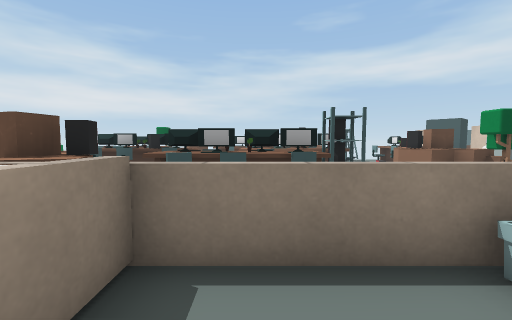
view 1 (above)

24 first-person views from a walk through a 3-D level made in the Unity game engine. The camera is 1.2 m above the floor, tilts 4° down and sees 90° across. Doors are open. The floor is counted in squares, 1 m on a side. Each view is taken from the middle of a square. On the plan, view 1 faces up. The plan holds only what a view shows up to about 12 squares ahead; the rest is blank. The player character is not drawn. Some animated figures are left out. Some surface patterns are stand-ins.

view 2
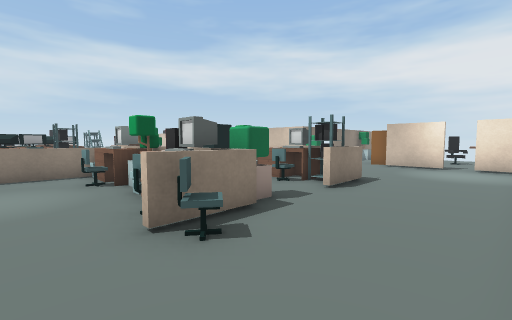

view 3
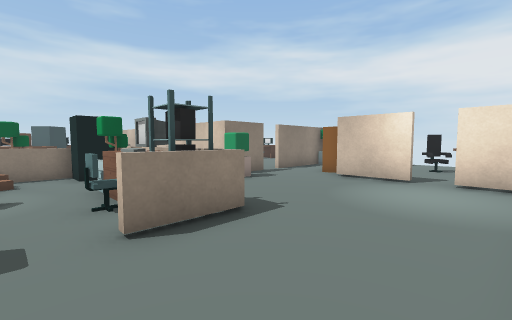

view 4
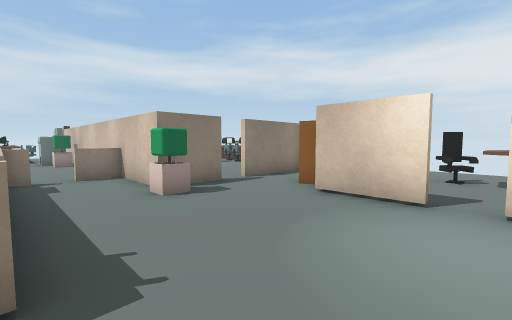

view 5
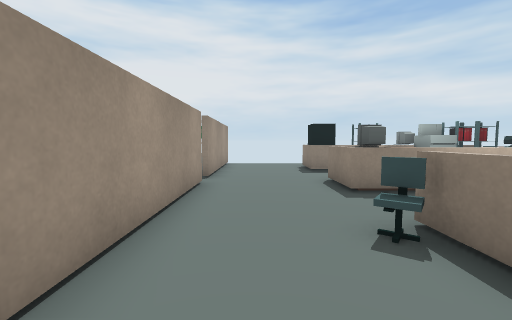

view 6
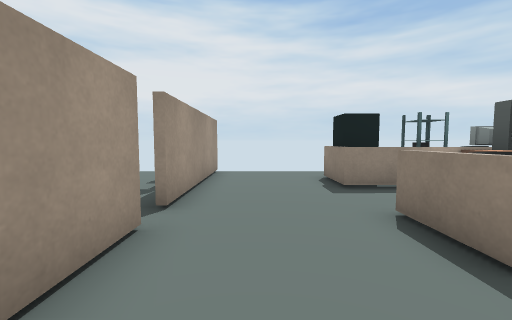

view 7
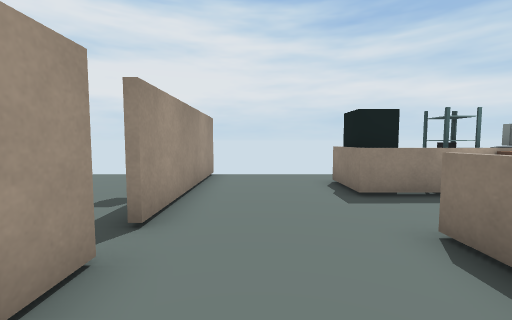

view 8
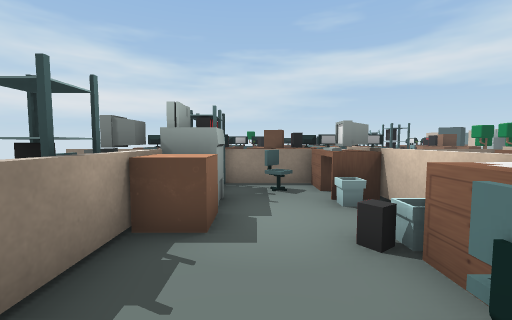

view 9
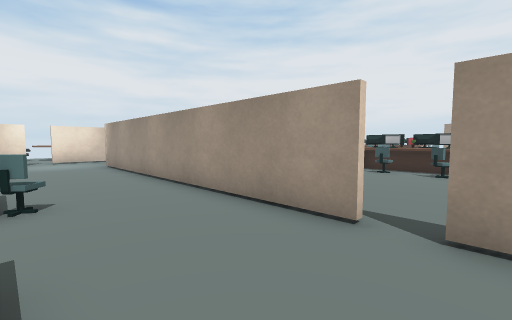

view 10
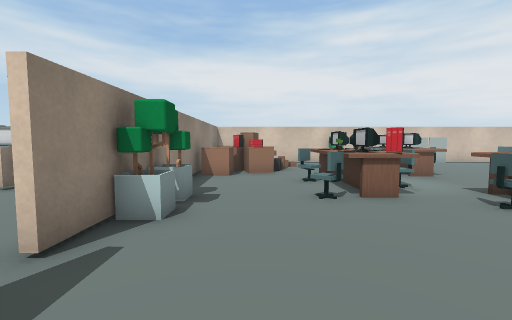

view 11
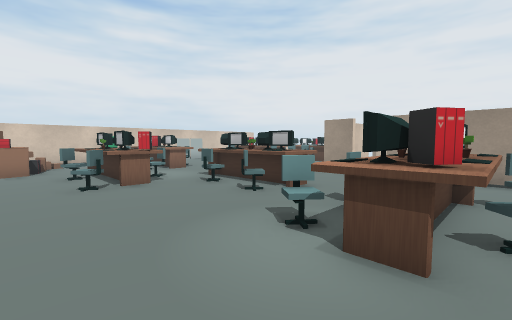

view 12
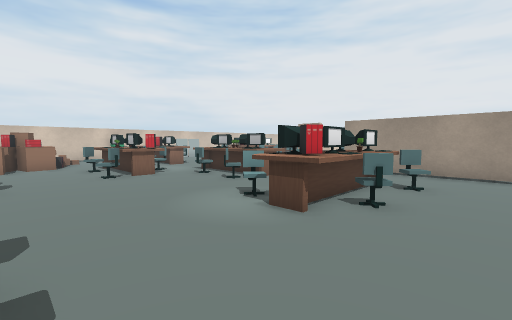

view 13
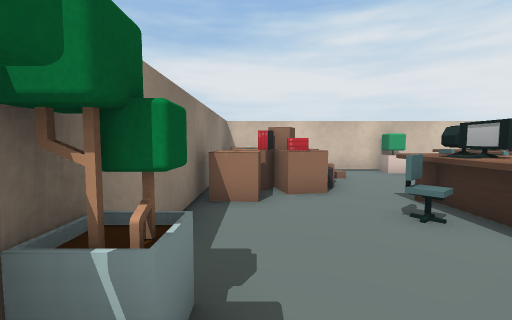

view 14
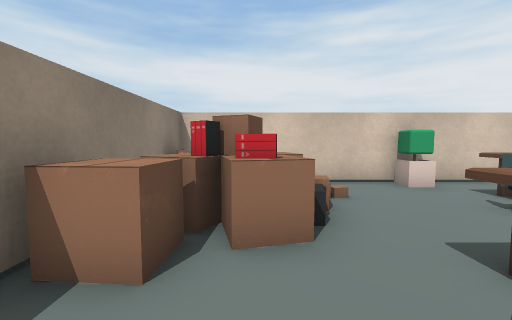

view 15
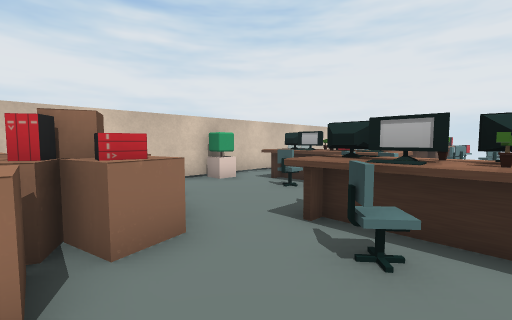

view 16
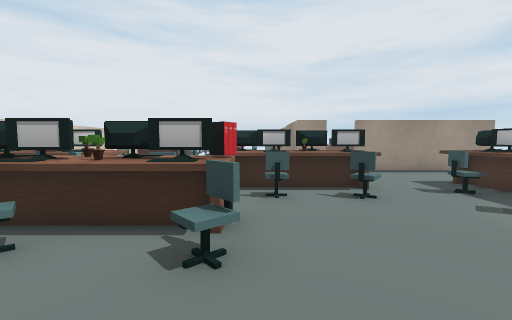

view 17
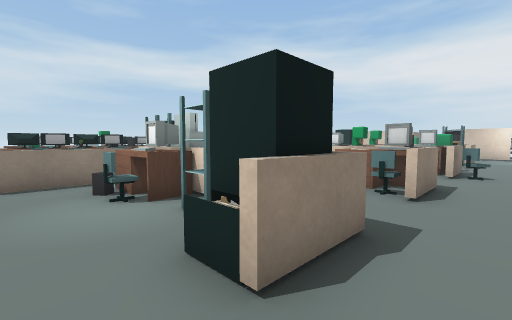

view 18
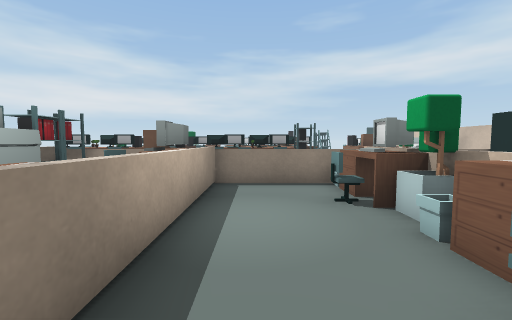

view 19
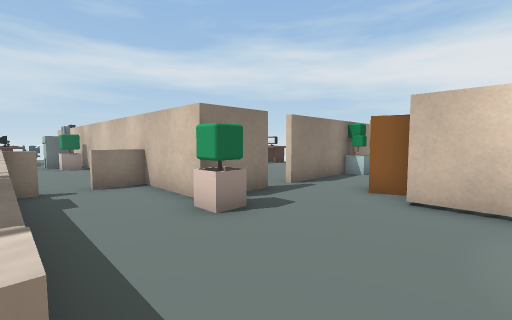

view 20
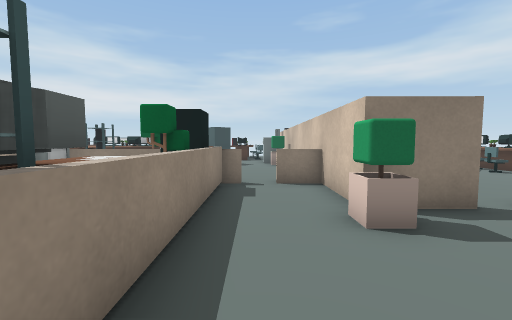

view 21
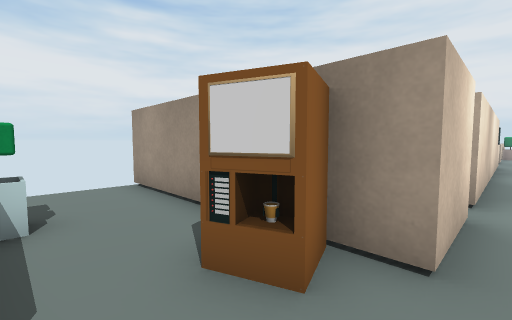

view 22
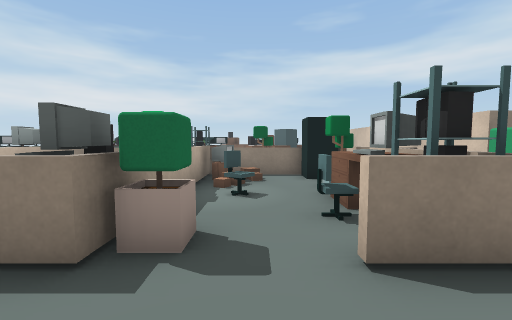

view 23
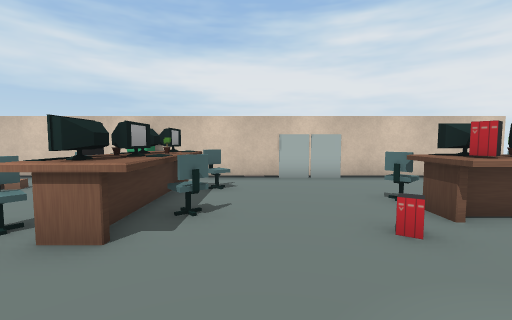

view 24
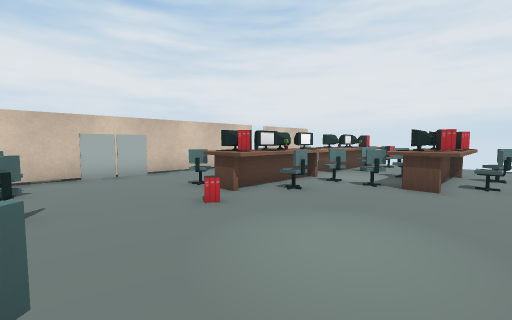

### Floor plan
Key: @ floor where view 1 was taken; # wall or solid block; . floor; / step, stairs or slope; D open door; = window, fence, low wall or low ledge; ^ raised ledge; T table; P printer; B box; L plant; C chair; O other object.
Columns run from 10 left of view 1 to 21 right of it. Each row starts with its distance up from view 1.
 10           TTTT   O PP
  9      OOOT TTTT OOOO.L#
  8     O          BBB ..#
  7  TOTTT  TOTT   B O ..#       TT
  6   ==           L   ..#       TT
  5  TTTT O OTTT       ..#      OT
  4       BB       L   ..#     ..
  3  =====#BB.======== D=#    ..
  2  ...###.O#=..#./.OOD.#   ...
  1  ..O#P..O#..OOB/..O..#  ...
  0  ..OOP..O#@.OO/...L..##DD######
 -1  ..O#B...=...#.../^..^......L..
 -2  ...#..O/#...#...OO............
 -3  ...#...O#..OO..OOO.....OO.....
 -4  ..OO..OO#..O#^..OO.....########
 -5  ...........^....^......#..C...
 -6  ......................DD. CC
 -7  ......................DD  =
 -8  .......................#
 -9 #######D#############  .#
-10  . ...........^BB.OO#  .#
-11  ..............BBO  #  .#
-12  ............O..OB .#  .#
-13  .........O==# .....#  .#
-14  ..OOO.....O==^.....#  .#
-15  ..O=...O.O.O.O.O..^#  .#
-16  ...=O.^====..=O===.#  .
-17  ...=..==###..==== .#  .#
-18  ..O....  .O...O..=.#
-19  ........  .........#
-20  #####DD# ..........P
-21  ....   # ....O.....PP
-22         # .....OO...#
-23         # ....O= ...#
-24           .....=  ..#
-25           .^O.O=    #
-26           OO^.=     #
-27           .^^..^    #
-28           OO^.O^^
-29           .^ ..^^
-30           .. ..O
-31           ..  O
-32           ..

Positions as (right, up) in squares from view 1, and headings:
1: (0, 0), facing up
2: (0, -8), facing up-right
3: (5, -8), facing up-right
4: (8, -7), facing up-right
5: (5, -7), facing left
6: (1, -7), facing left
7: (0, -7), facing left
8: (-4, -5), facing up
9: (-4, -5), facing down-right
10: (-5, -11), facing right
11: (-7, -11), facing down-right
12: (-9, -10), facing down-right
13: (-1, -10), facing right
14: (2, -11), facing right
15: (2, -10), facing down-right
16: (0, -10), facing down
17: (-9, -6), facing up-right
18: (0, -5), facing up
19: (8, -5), facing up-right
20: (9, -5), facing up
21: (13, -1), facing down-right
22: (5, -7), facing up
23: (1, -19), facing right
24: (0, -18), facing down-right
